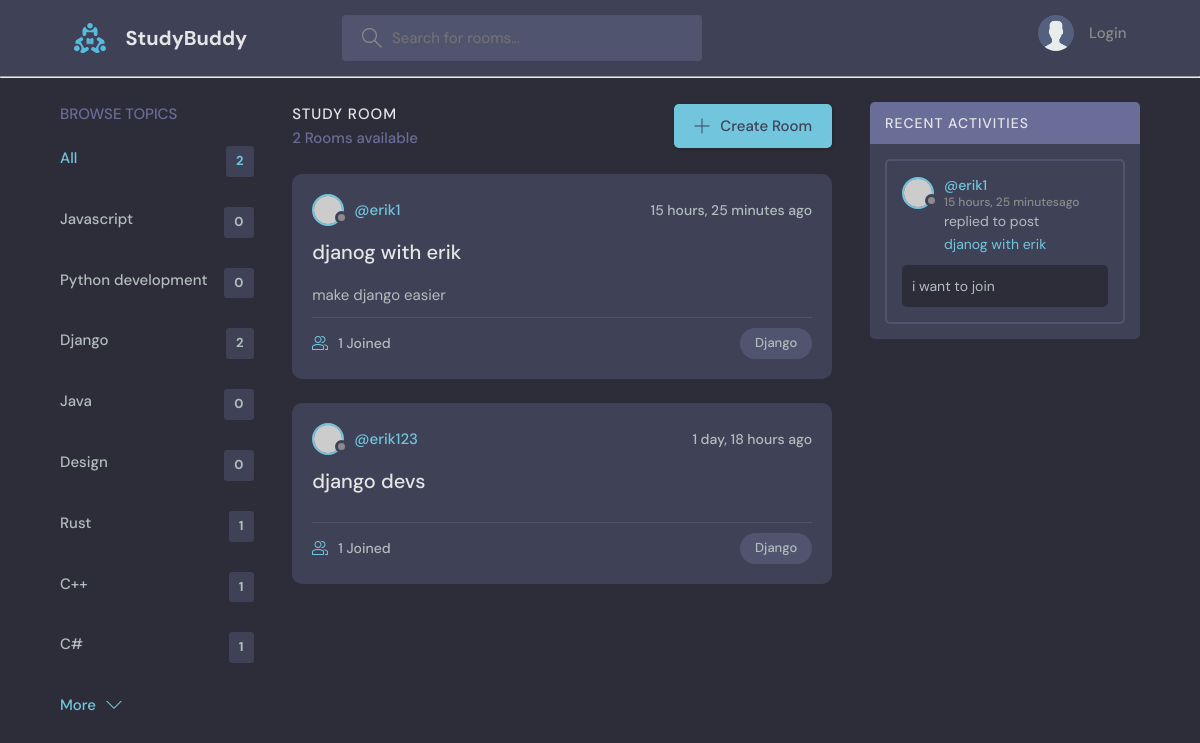
Screenshot of /?q=Django with the database file from the repository.
### base/models.py (models this page shows, shortened)
class Topic(models.Model):
    name = models.CharField(max_length=200)
    def __str__(self):
        return self.name

class Room(models.Model):
    host = models.ForeignKey(User,on_delete=models.SET_NULL,null=True)
    topic = models.ForeignKey(Topic,on_delete=models.SET_NULL,null=True)
    name = models.CharField(max_length=200)
    description = models.CharField(max_length=500,null=True)
    participants = models.ManyToManyField(
        User, related_name='participants', blank=True)
    updated = models.DateTimeField(auto_now=True)
    created = models.DateTimeField(auto_now_add=True)
    class Meta :
        ordering = ['-updated','-created']

class Message(models.Model):
    user = models.ForeignKey(User,on_delete=models.CASCADE)
    room = models.ForeignKey(Room,on_delete=models.CASCADE)
    body = models.TextField()
    updated = models.DateTimeField(auto_now=True)
    created = models.DateTimeField(auto_now_add=True)
    class Meta :
        ordering = ['-created']

### base/views.py (the view)
# urls.py: path('',views.home,name='home') ,
def home(request):
     q = request.GET.get('q')
     activity_messages=Message.objects.all()
     if q is not None:
          rooms = Room.objects.filter(
               Q(topic__name__icontains=q)|
               Q(name__icontains=q)
               )
          activity_messages = Message.objects.filter(
          Q(room__topic__name__icontains=q)
          )
     else : rooms = Room.objects.all()
     topic = Topic.objects.all()
     room_count = rooms.count()
     return render(request,'base/home.html',{'rooms' : rooms,'topics':topic,'room_count':room_count,'activity_messages':activity_messages})

### base/templates/base/home.html (shortened to what this page needs)
{% extends 'main.html' %}
 {% block content %}
    <main class="layout layout--3">
      <div class="container">
        {% include 'base/topics_comp.html' %}
        <div class="roomList">
          <div class="roomList__header">
            <div>
              <h2>Study Room</h2>
              <p>{{room_count}} Rooms available</p>
            </div>
            <a class="btn btn--main" href="{% url 'create-room' %}">
              <svg version="1.1" xmlns="http://www.w3.org/2000/svg" width="32" height="32" viewBox="0 0 32 32">
                <title>add</title>
                <path
                  d="M16.943 0.943h-1.885v14.115h-14.115v1.885h14.115v14.115h1.885v-14.115h14.115v-1.885h-14.115v-14.115z"
                ></path>
              </svg>
              Create Room
            </a>
          </div>
          {% include 'base/feed_comp.html' %}
        </div>
        {% include 'base/activity_comp.html' %}
      </div>
    </main>
 {% endblock content %}

### base/templates/base/topics_comp.html
{% load static %}
<div class="topics">
    <div class="topics__header">
      <h2>Browse Topics</h2>
    </div>
    <ul class="topics__list">
      <li>
        <a href="{% url 'home' %}" class="active">All <span>{{rooms.count}}</span></a>
      </li>
    {% for topic in topics %}
    <li>
    <a href="{% url 'home' %}?q={{topic.name}}">{{topic.name}}<span>{{topic.room_set.count}}</span></a>
    </li>
{% endfor %}
    </ul>
    <a class="btn btn--link" href="topics.html">
      More
      <svg version="1.1" xmlns="http://www.w3.org/2000/svg" width="32" height="32" viewBox="0 0 32 32">
        <title>chevron-down</title>
        <path d="M16 21l-13-13h-3l16 16 16-16h-3l-13 13z"></path>
      </svg>
    </a>
  </div>

### base/templates/base/feed_comp.html (shortened to what this page needs)
{% block content %}
{% for room in rooms %}
<div class="roomListRoom">
    <div class="roomListRoom__header">
        <a href="{% url 'user-profile' room.host.id %}" class="roomListRoom__author">
            <div class="avatar avatar--small">
                <img src="https://randomuser.me/api/portraits/women/11.jpg" />
            </div>
            <span>@{{room.host.username}}</span>
        </a>
        <div class="roomListRoom__actions">
            <span>{{room.created|timesince}} ago</span>
        </div>
    </div>
    <div class="roomListRoom__content">
        <a href="{% url 'room' room.id %}">{{room.name}}</a>
        <p>
            {% if room.description is not None %}
            {{room.description}}
            {% endif %}
        </p>
    </div>
    <div class="roomListRoom__meta">
        <a href="{% url 'room' room.id %}" class="roomListRoom__joined">
            {{room.participants.all.count}} Joined
        </a>
        <p class="roomListRoom__topic">{{room.topic}}</p>
    </div>
</div>
{%endfor%}
{% endblock content %}

### base/templates/base/activity_comp.html (shortened to what this page needs)
{%block content%}
<div class="activities">
    <div class="activities__header">
      <h2>Recent Activities</h2>
    </div>
    {% for activity in activity_messages%}
    <div class="activities__box">
      <div class="activities__boxHeader roomListRoom__header">
        <a href="{% url 'user-profile' activity.user.id %}" class="roomListRoom__author">
          <div class="avatar avatar--small">
            <img src="https://randomuser.me/api/portraits/women/11.jpg" />
          </div>
          <p>
            @{{activity.user.username}}
            <span>{{activity.created|timesince}}ago</span>
          </p>
        </a>
      </div>
      <div class="activities__boxContent">
        <p>replied to post <a href="{% url 'room' activity.room.id %}">{{activity.room.name}}</a></p>
        <div class="activities__boxRoomContent">
         {{activity.body}}
        </div>
      </div>
    </div>
    {% endfor %}
  </div>
{%endblock content%}

### rows the page displays
Topic: name "Javascript", room_set.count "0"
Topic: name "Python development", room_set.count "0"
Topic: name "Django", room_set.count "2"
Topic: name "Java", room_set.count "0"
Topic: name "Design", room_set.count "0"
Topic: name "Rust", room_set.count "1"
Topic: name "C++", room_set.count "1"
Topic: name "C#", room_set.count "1"
Room: host.username "erik1", created "15 hours, 25 minutes", name "djanog with erik", description "make django easier", participants.all.count "1", topic "Django"
Room: host.username "erik123", created "1 day, 18 hours", name "django devs", participants.all.count "1", topic "Django"
Message: user.username "erik1", created "15 hours, 25 minutes", room.name "djanog with erik", body "i want to join"

### other values shown
{{ rooms.count }} "2"
{{ room_count }} "2"
